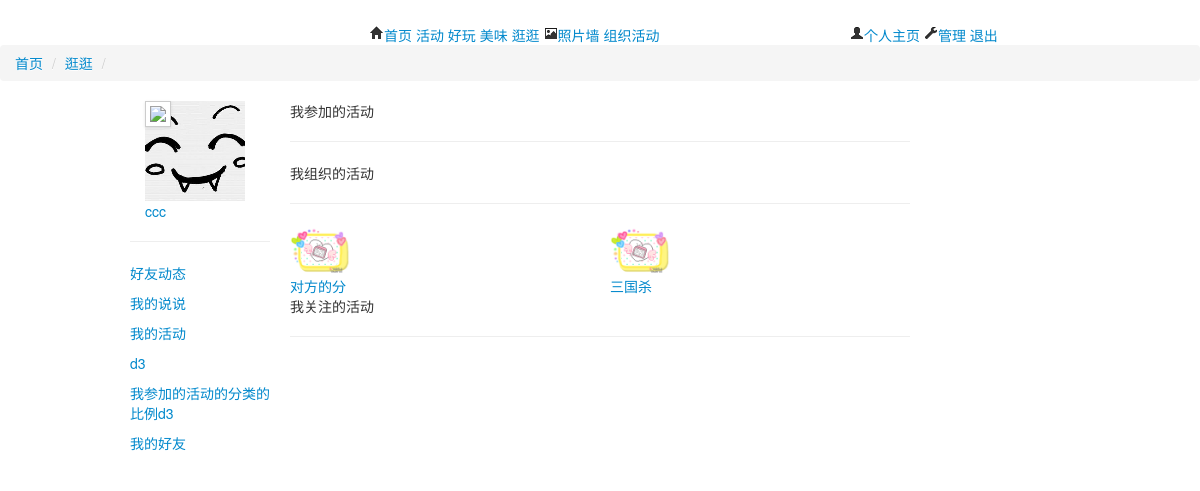
/user/home/myact/ (signed in), run on the app's committed database.
### active/models.py (models this page shows)
class Active(models.Model):
    title = models.CharField(max_length=30)
    content = models.TextField()
    picture = models.FileField(upload_to='./picture/')
    leibie = models.CharField(max_length=10,choices=(('a',u'旅游'),('b',u'运动'),('c',u'学习'),('d',u'游戏'),('e',u'聚餐'),('f',u'k歌'),('g',u'棋牌')))
    city = models.CharField(max_length=10)
    holdtime = models.DateField()
    time = models.DateTimeField(auto_now_add=True)
    money = models.CharField(max_length=10)
    user = models.ForeignKey(User)

### active/views.py (the view)
# urls.py: url(r'^user/home/myact/$',myact),
def myact(req):
    if req.user.is_authenticated():
        id = req.GET.get('id','')
        if id:
            user = User.objects.get(id__exact=id)
            acts = Active.objects.filter(user = user)
        else:
            user = req.user
            acts = Active.objects.filter(user=user)
    else:
        return redirect('/index/')
    um = req.user
    return render(req,'myact.html',{'um':um,'user':user,'acts':acts})

### active/templates/myact.html (shortened to what this page needs)
{% extends "base1.html" %}
    {% block content %}
   <div class="container">
        <div class="row">
         <div class="span2" >
            <div style="margin-left:15px;">
               <div  style="background-image:url(/statics/image/bghdimg.jpg);width:100px;height:100px;">
                 <a href="/user/home/" ><img src="/static/{{user.get_profile.headimg}}" class="img-polaroid"></a>
               </div>
                 <a href="/user/home/" style="margin-top:10px">{{user.username}}</a>
            </div>
             <hr/>
         <p><a href="/user/home/" >好友动态</a></p>
         <p><a href="/user/home/mysays/">我的说说</a></p>
         <p><a href="/user/home/myact">我的活动</a></p>
         <p><a href="">d3</a></p>
         <p><a href="">我参加的活动的分类的比例d3</p>
         <p><a href="/user/home/myflwp/">我的好友</a></p>
         </div>
         <div class="span8">
        我参加的活动
            <hr/>
           我组织的活动
            <hr/>
           <div class="row">
              {%for hla in acts%}
              <div class="span4">
                 <div class="row">
                   <div class="span1">
                    <img src="/static/{{hla.picture}}" >
                    <a href="" >{{hla.title}}</a>
                   </div>
                   <div class="span3">
                   </div>
                 </div>
              </div>
              {%endfor%}
           </div>
          我关注的活动
            <hr/>
        </div>
    </div>
   </div>
   {% endblock %}

### data on the page
Active: picture (picture), title "对方的分"
Active: picture (picture), title "三国杀"

### other printed values
{{ user.username }} "ccc"
